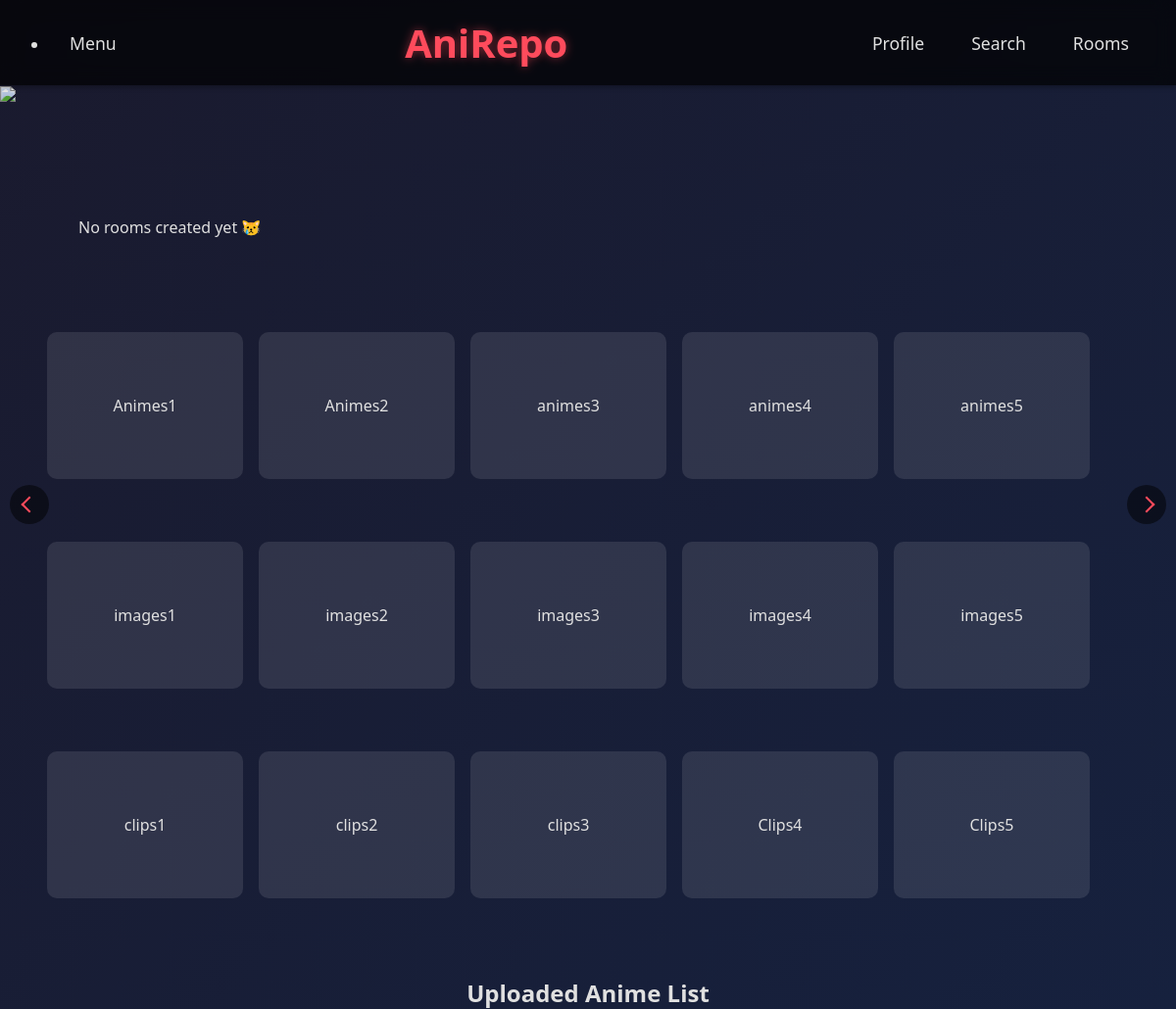
The app's page /dashboard/ (signed in), older data.
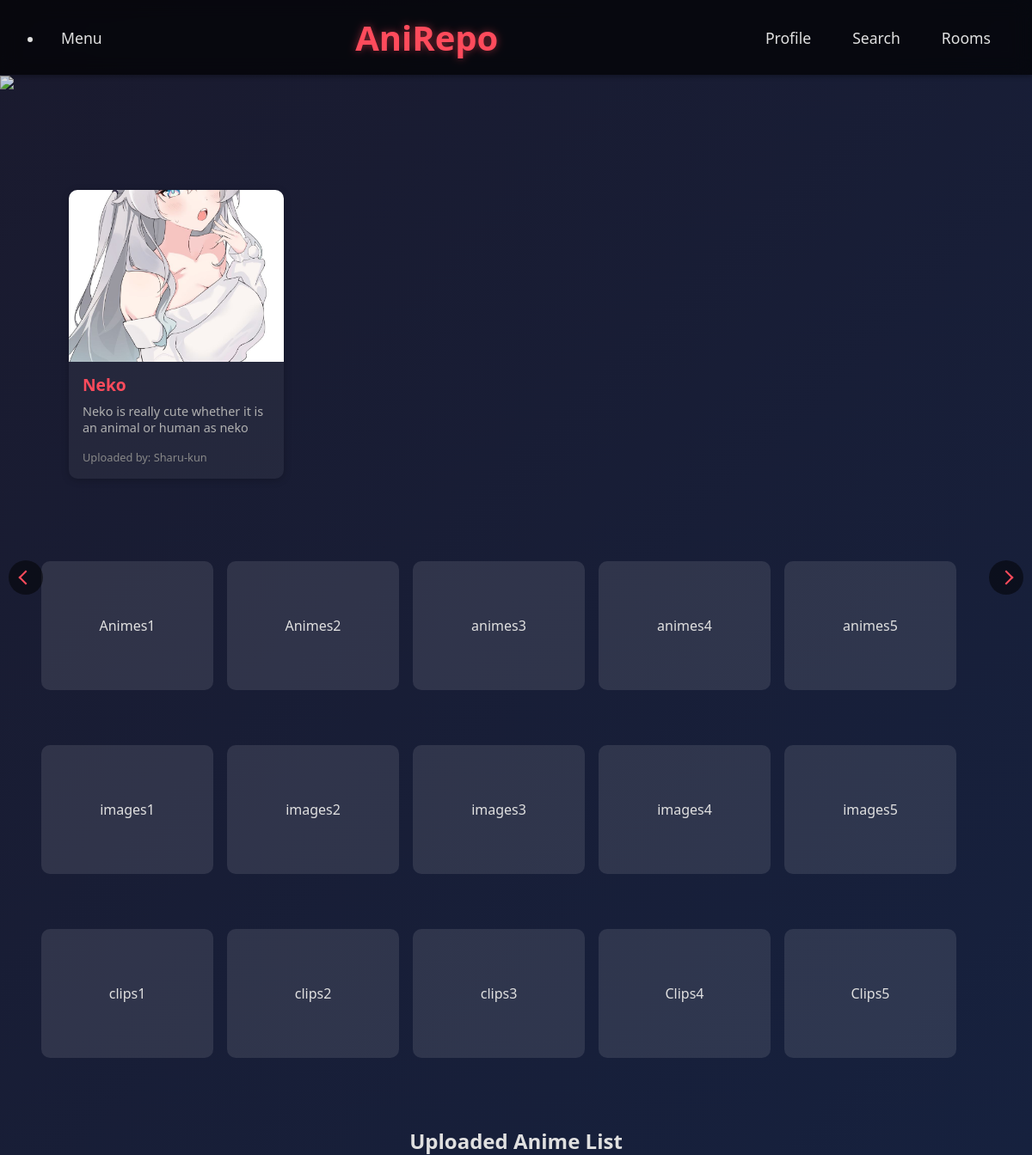
The same page, newer data.
### animes/models.py (models this page shows, shortened)
class Room(models.Model):
    title = models.CharField(max_length = 255)
    desc = models.TextField()
    tag = models.CharField(max_length = 255, blank = True)
    image = models.ImageField(upload_to = 'anime_images/')
    uploaded_by = models.ForeignKey(User, on_delete = models.CASCADE)#if user deleted, uploads also deleted
    created_at = models.DateTimeField(auto_now_add = True)

### animes/views.py (the view)
# urls.py: path('dashboard/', dashboard, name = "dashboard"),
@login_required #default login url is "login/", should have default in urls.py or change in settings.py LOGIN_URL = /Login/
def dashboard(request):
    query = request.GET.get("q")
    if query:
        room = Room.objects.filter(title__icontains = query)
    else:
        room = Room.objects.all().order_by('-id')
    return render(request, 'dash.html', {'rooms' : room})

### Templates/dash.html (shortened to what this page needs)
{%  extends 'Base.html' %}
{% block content %}
{% load static %}
<link rel="stylesheet" href="{% static 'css/home.css' %}">
<div class="header">
    <div class="left" ><li><a class="link-shit" href="#" id="le">Menu</a></li></div>
    <div class="center"><h1>AniRepo</h1></div>
    <div class="right">
        <li class="rig"><a class="link-shit" href="{% url 'profy' %}" >Profile</a></li>
        <li class="rig"><a class="link-shit" href="#" id="search-link">Search</a></li>
        <li class="rig"><a class="link-shit" href="{% url 'UpPage' %}" >Rooms</a></li>
    </div>
</div>
<div class="main-content">
    <div class="hero">
        <img src="..\static\Images\colorful girl.png" width="100%" >
    </div>
    <div class="recommends">
        <div class="Carousel" id="recents">
            <div class="anime-grid">
              {% for room in rooms %}
                <a  href="{% url 'RoomPage' room.id %}" class="room-link">
                    <div class="anime-card">
                      <img src="{{ room.image.url }}" alt="{{ room.title }}" class="anime-image">
                      <h3>{{ room.title }}</h3>
                      <p>{{ room.desc }}</p>
                      <small>Uploaded by: {{ room.uploaded_by }}</small>
                    </div>
                </a>
              {% empty %}
                <p>No rooms created yet 😿</p>
              {% endfor %}
            </div>
        </div>
        <div class="Carousel" id="ani">
            <div class="img-box">Animes1</div>
            <div class="img-box">Animes2</div>
            <div class="img-box">animes3</div>
            <div class="img-box">animes4</div>
            <div class="img-box">animes5</div>
        </div>
        <div class="Carousel" id="img">
            <div class="img-box">images1</div>
            <div class="img-box">images2</div>
            <div class="img-box">images3</div>
            <div class="img-box">images4</div>
            <div class="img-box">images5</div>
        </div>
        <div class="Carousel" id="clip">
            <div class="img-box">clips1</div>
            <div class="img-box">clips2</div>
            <div class="img-box">clips3</div>
            <div class="img-box">Clips4</div>
            <div class="img-box">Clips5</div>
        </div>
    </div>
<h2 style="text-align: center;">Uploaded Anime List</h2>
</div>
{% endblock %}

Row changes from the older to the newer data that the page shows:
added Room: image (picture), title "Neko", desc "Neko is really cute whether it is an animal or human as neko", uploaded_by "Sharu-kun"
Text that changed along with them:
text no longer shown: "No rooms created yet 😿"
